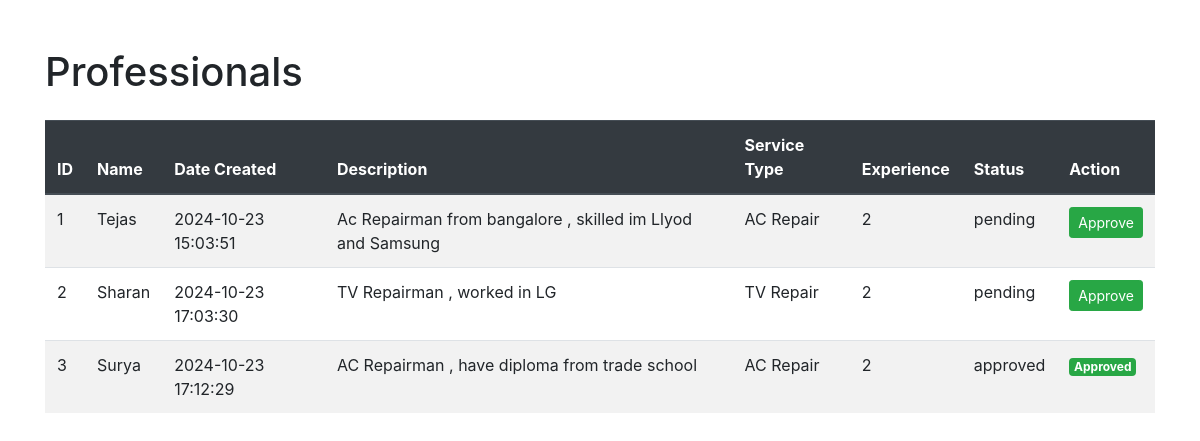
Page /professionals on the earlier database version.
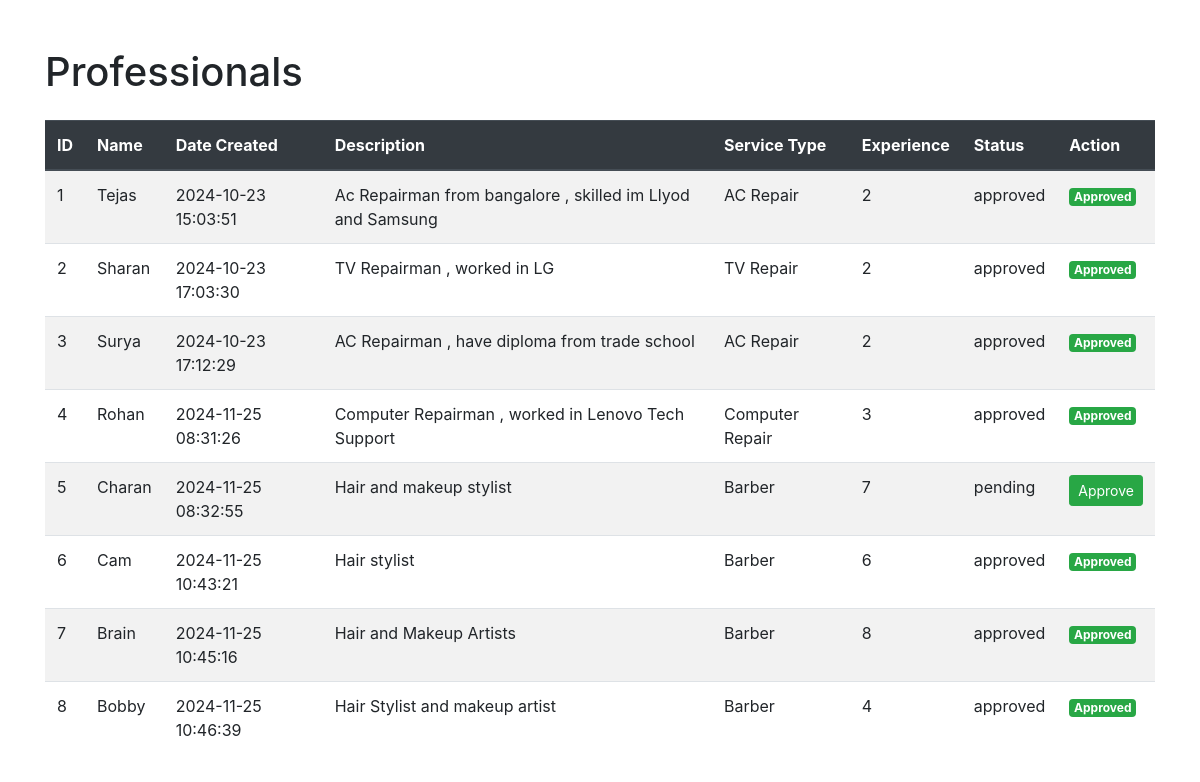
Same page on the later database version.
### tables this page shows
CREATE TABLE professionals (
    id INTEGER PRIMARY KEY AUTOINCREMENT,
    name TEXT NOT NULL,
    date_created DATETIME DEFAULT CURRENT_TIMESTAMP,
    description TEXT,
    service_type TEXT NOT NULL,
    experience INTEGER,
    status TEXT DEFAULT 'pending'
, password TEXT, city TEXT);

### app.py (the view)
@app.route('/professionals', methods=['GET', 'POST'])
def view_professionals():
    conn = get_db_connection()
    cursor = conn.cursor()
    if request.method == 'POST':
        professional_id = request.form['professional_id']
        cursor.execute('UPDATE professionals SET status = "approved" WHERE id = ?', (professional_id,))
        conn.commit()
    cursor.execute('SELECT * FROM professionals')
    professionals = cursor.fetchall()
    conn.close()
    return render_template('admin/view_professionals.html', professionals=professionals)

### app.py (called while the page is built)
def get_db_connection():
    conn = sqlite3.connect('your_database.db')
    conn.row_factory = sqlite3.Row
    return conn

### templates/admin/view_professionals.html (shortened to what this page needs)
<!DOCTYPE html>
<html lang="en">
<head>
    <link href="{{ url_for('static', filename='bootstrap/css/bootstrap.min.css') }}" rel="stylesheet">
</head>
<body>
    <div class="container mt-5">
        <h1 class="mb-4">Professionals</h1>
        <table class="table table-striped">
            <thead class="thead-dark">
                <tr>
                    <th scope="col">ID</th>
                    <th scope="col">Name</th>
                    <th scope="col">Date Created</th>
                    <th scope="col">Description</th>
                    <th scope="col">Service Type</th>
                    <th scope="col">Experience</th>
                    <th scope="col">Status</th>
                    <th scope="col">Action</th>
                </tr>
            </thead>
            <tbody>
                {% for professional in professionals %}
                <tr>
                    <td>{{ professional['id'] }}</td>
                    <td>{{ professional['name'] }}</td>
                    <td>{{ professional['date_created'] }}</td>
                    <td>{{ professional['description'] }}</td>
                    <td>{{ professional['service_type'] }}</td>
                    <td>{{ professional['experience'] }}</td>
                    <td>{{ professional['status'] }}</td>
                    <td>
                        {% if professional['status'] != 'approved' %}
                        <form method="POST" class="d-inline">
                            <button type="submit" class="btn btn-success btn-sm">Approve</button>
                        </form>
                        {% else %}
                        <span class="badge badge-success">Approved</span>
                        {% endif %}
                    </td>
                </tr>
                {% endfor %}
            </tbody>
        </table>
    </div>
</body>
</html>

Differences in the rows shown:
changed professionals "Tejas": status "pending" → "approved"; status "Approve" → "Approved"
changed professionals "Sharan": status "pending" → "approved"; status "Approve" → "Approved"
added professionals: id "4", name "Rohan", date_created "2024-11-25 08:31:26", description "Computer Repairman , worked in Lenovo Tech Support", service_type "Computer Repair", experience "3", status "approved", shows "Approved"
added professionals: id "5", name "Charan", date_created "2024-11-25 08:32:55", description "Hair and makeup stylist", service_type "Barber", experience "7", status "pending"
added professionals: id "6", name "Cam", date_created "2024-11-25 10:43:21", description "Hair stylist", service_type "Barber", experience "6", status "approved", shows "Approved"
added professionals: id "7", name "Brain", date_created "2024-11-25 10:45:16", description "Hair and Makeup Artists", service_type "Barber", experience "8", status "approved", shows "Approved"
added professionals: id "8", name "Bobby", date_created "2024-11-25 10:46:39", description "Hair Stylist and makeup artist", service_type "Barber", experience "4", status "approved", shows "Approved"
